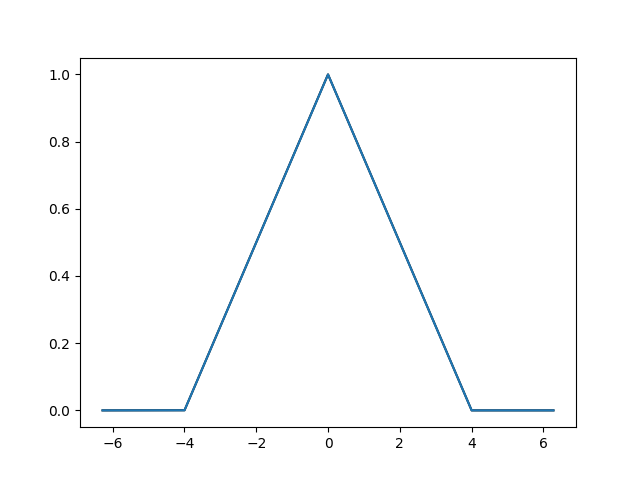

Write Python code to recreate this figure.
import numpy as np
import matplotlib.pyplot as plt

### period
L = 2 *np.pi

### integral
dx = 0.0001
x = np.arange( -L, L,dx )
n = len(x)

### number of repetition
k_size = 1000

#### line to approximate ####
def hat_function(x, a, b, c):
    return np.piecewise(x, [x < a, (x >= a) & (x <= b), (x > b) & (x <= c), x > c],
                        [0, lambda x: (x - a) / (b - a), lambda x: (c - x) / (c - b), 0])
y = hat_function(x, -4,0, 4 )
#############################


##################
### Fourier series
k = np.expand_dims(np.arange(1,k_size + 1,1),1)
Cos = np.cos(k * np.pi * x / L) 
Sin = np.sin(k * np.pi * x / L) 
A0 = np.sum(y * dx)/(2 * L)
A = np.sum(y * Cos * dx, axis = 1) * (1/L) 
B = np.sum(y * Sin * dx, axis = 1) * (1/L)

F = A0 + np.matmul(A,Cos) + np.matmul(B,Cos)

### Plot
fig,ax = plt.subplots()
ax.plot(x,y,'-',color = 'k')
ax.plot(x,F, '-')
plt.savefig('FFT.png')

